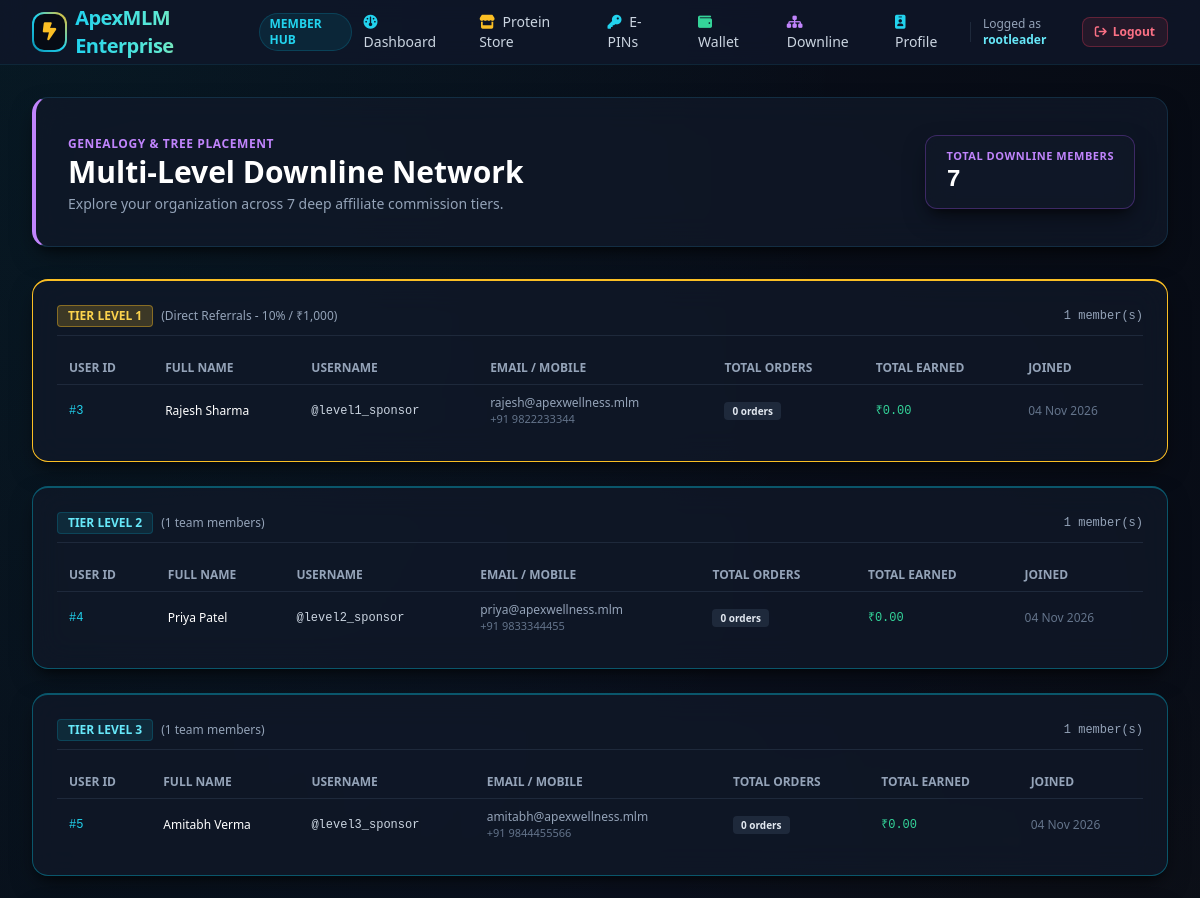
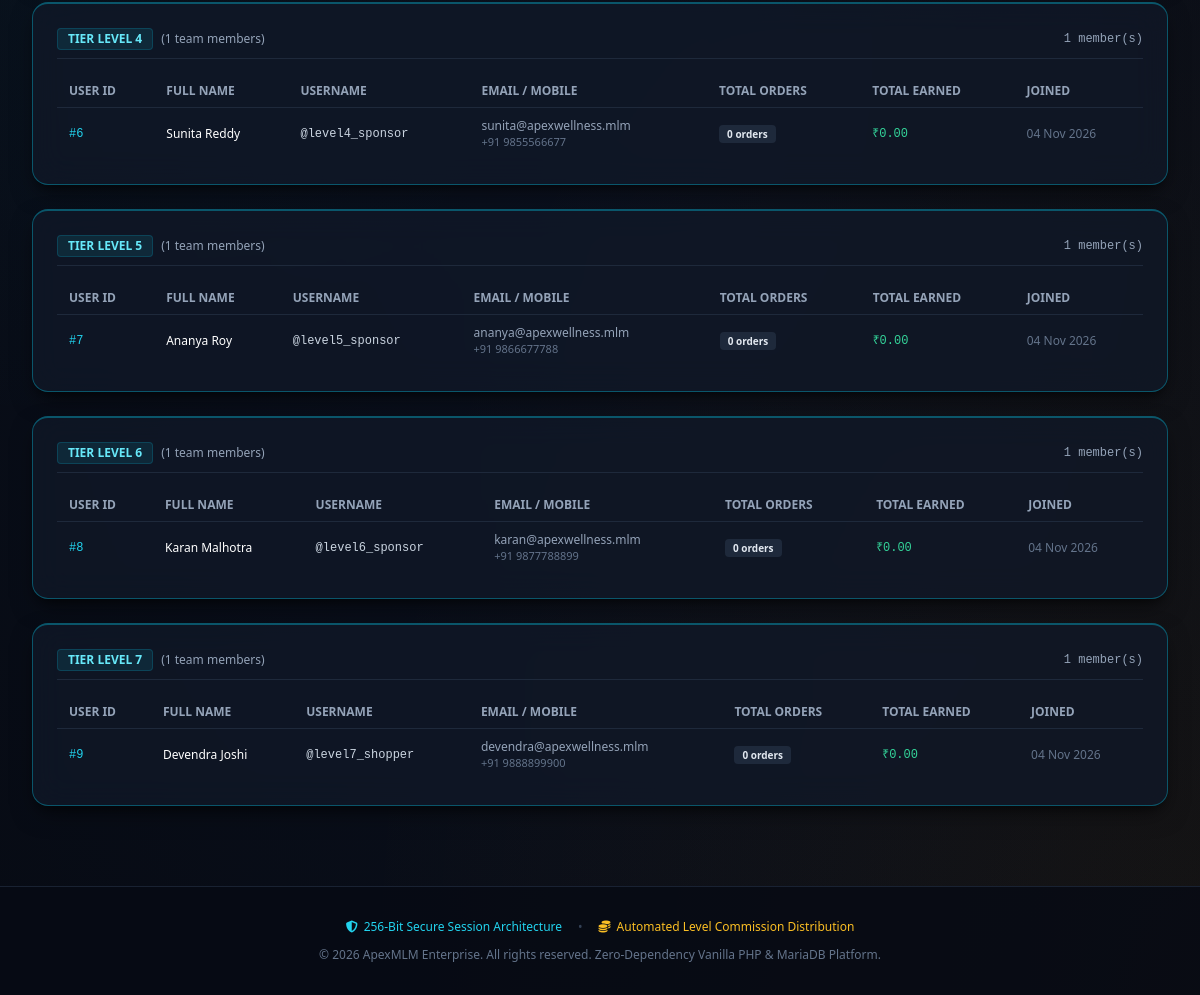
Page /member/network.php (signed in) on the committed database (2 pictures, top to bottom).
### tables this page shows
CREATE TABLE IF NOT EXISTS users (
    id INT AUTO_INCREMENT PRIMARY KEY,
    username VARCHAR(50) NOT NULL UNIQUE,
    plain_password VARCHAR(255) NOT NULL,
    sponsor_id INT NULL,
    role ENUM('admin', 'member') NOT NULL DEFAULT 'member',
    full_name VARCHAR(100) NOT NULL,
    mobile VARCHAR(20) NULL,
    email VARCHAR(100) NOT NULL UNIQUE,
    address TEXT NULL,
    created_at TIMESTAMP DEFAULT CURRENT_TIMESTAMP,
    CONSTRAINT fk_users_sponsor FOREIGN KEY (sponsor_id) REFERENCES users(id) ON DELETE SET NULL
);

### includes/auth.php (called while the page is built, shortened)
<?php
function getCurrentUser(): ?array {
    $pdo = getDBConnection();
    $stmt = $pdo->prepare('SELECT id, username, plain_password, sponsor_id, role, full_name, mobile, email, address, created_at FROM users WHERE id = :id LIMIT 1');
    $stmt->execute(['id' => $_SESSION['user_id']]);
    $user = $stmt->fetch();
    return $user ?: null;
}
function e($str): string {
    return htmlspecialchars((string)$str, ENT_QUOTES, 'UTF-8');
}

### includes/mlm_engine.php (called while the page is built, shortened)
<?php
require_once __DIR__ . '/auth.php';
class MLMEngine {
    public static function getDownlineTree(PDO $pdo, int $rootUserId, int $maxDepth = 7): array {
        $downline = [];
        $currentLevelUsers = [$rootUserId];
        for ($depth = 1; $depth <= $maxDepth; $depth++) {
            $inPlaceholders = implode(',', array_fill(0, count($currentLevelUsers), '?'));
            $sql = "SELECT u.id, u.username, u.full_name, u.email, u.mobile, u.sponsor_id, u.created_at,
                           w.balance, w.total_earned,
                           (SELECT COUNT(*) FROM user_purchases WHERE user_id = u.id AND payment_status = 'completed') as purchase_count
                    FROM users u
                    LEFT JOIN wallets w ON u.id = w.user_id
                    WHERE u.sponsor_id IN ($inPlaceholders)
                    ORDER BY u.created_at ASC";
            $stmt = $pdo->prepare($sql);
            $stmt->execute($currentLevelUsers);
            $children = $stmt->fetchAll();
            $downline[$depth] = $children;
            $currentLevelUsers = array_column($children, 'id');
        }
        return $downline;
    }
}

### member/network.php (the view, shortened to what this page needs)
<?php
require_once __DIR__ . '/../includes/auth.php';
require_once __DIR__ . '/../includes/mlm_engine.php';
$currentUser = getCurrentUser();
$userId = (int)$currentUser['id'];
$pdo = getDBConnection();
$downlineTree = MLMEngine::getDownlineTree($pdo, $userId, 7);
$totalNetworkCount = 0;
foreach ($downlineTree as $lvl => $users) {
    $totalNetworkCount += count($users);
}
require_once __DIR__ . '/../includes/header.php';
?>
<div class="max-w-7xl mx-auto px-4 sm:px-6 lg:px-8 py-8 space-y-8">
    <div class="glass-panel rounded-2xl p-6 sm:p-8 flex flex-col md:flex-row md:items-center justify-between gap-6 border-l-4 border-l-purple-400">
        <div>
            <span class="text-xs uppercase tracking-wider text-purple-400 font-semibold mb-1">Genealogy & Tree Placement</span>
            <h1 class="text-2xl sm:text-3xl font-extrabold text-white">Multi-Level Downline Network</h1>
            <p class="text-sm text-slate-400 mt-1">
                Explore your organization across 7 deep affiliate commission tiers.
            </p>
        </div>
        <div class="glass-panel rounded-xl px-5 py-3 border border-purple-500/30">
            <span class="text-[11px] uppercase tracking-wider text-purple-400 font-bold block">Total Downline Members</span>
            <span class="text-2xl font-black text-white font-mono"><?= $totalNetworkCount ?></span>
        </div>
    </div>
    <?php if (empty($downlineTree)): ?>
        <div class="glass-panel rounded-2xl p-12 text-center text-slate-400">
            <i class="fa-solid fa-sitemap text-4xl text-slate-600 mb-3"></i>
            <h3 class="text-lg font-bold text-white">No Downline Team Members Found</h3>
            <p class="text-xs text-slate-500 mt-1 max-w-md mx-auto">
                Share your referral link with new prospects to grow your direct sales downline and unlock 7-level multi-tier rewards.
            </p>
            <a href="/member/dashboard.php" class="inline-block mt-4 px-4 py-2 bg-cyan-500/20 border border-cyan-500/40 text-cyan-300 text-xs font-semibold rounded-lg hover:bg-cyan-500/30 transition">
                Get Referral Link
            </a>
        </div>
    <?php else: ?>
        <div class="space-y-6">
            <?php foreach ($downlineTree as $level => $members): ?>
                <div class="glass-panel rounded-2xl p-6 border-t-2 <?= $level === 1 ? 'border-amber-400' : 'border-cyan-500/40' ?>">
                    <div class="flex items-center justify-between mb-4 pb-2 border-b border-slate-800">
                        <div class="flex items-center gap-2">
                            <span class="px-2.5 py-0.5 rounded text-xs font-bold uppercase <?= $level === 1 ? 'bg-amber-400/20 text-amber-300 border border-amber-400/40' : 'bg-cyan-400/10 text-cyan-300 border border-cyan-500/20' ?>">
                                Tier Level <?= $level ?>
                            </span>
                            <span class="text-xs text-slate-400">
                                <?= $level === 1 ? '(Direct Referrals - 10% / ₹1,000)' : '(' . count($members) . ' team members)' ?>
                            </span>
                        </div>
                        <span class="text-xs font-mono text-slate-400"><?= count($members) ?> member(s)</span>
                    </div>
                    <div class="overflow-x-auto">
                        <table class="w-full text-left text-xs">
                            <thead class="text-slate-400 border-b border-slate-800 font-semibold uppercase">
                                <tr>
                                    <th class="py-2 px-3">User ID</th>
                                    <th class="py-2 px-3">Full Name</th>
                                    <th class="py-2 px-3">Username</th>
                                    <th class="py-2 px-3">Email / Mobile</th>
                                    <th class="py-2 px-3">Total Orders</th>
                                    <th class="py-2 px-3">Total Earned</th>
                                    <th class="py-2 px-3">Joined</th>
                                </tr>
                            </thead>
                            <tbody class="divide-y divide-slate-800/60 text-slate-300">
                                <?php foreach ($members as $m): ?>
                                    <tr class="hover:bg-slate-800/30">
                                        <td class="py-2.5 px-3 font-mono text-cyan-400">#<?= $m['id'] ?></td>
                                        <td class="py-2.5 px-3 font-medium text-white"><?= e($m['full_name']) ?></td>
                                        <td class="py-2.5 px-3 text-slate-300 font-mono">@<?= e($m['username']) ?></td>
                                        <td class="py-2.5 px-3 text-slate-400">
                                            <div><?= e($m['email']) ?></div>
                                            <div class="text-[11px] text-slate-500"><?= e($m['mobile'] ?? '—') ?></div>
                                        </td>
                                        <td class="py-2.5 px-3">
                                            <span class="px-2 py-0.5 rounded text-[10px] font-semibold bg-slate-800 text-slate-200">
                                                <?= (int)$m['purchase_count'] ?> orders
                                            </span>
                                        </td>
                                        <td class="py-2.5 px-3 font-mono text-emerald-400">
                                            <?= APP_CURRENCY ?><?= number_format((float)($m['total_earned'] ?? 0), 2) ?>
                                        </td>
                                        <td class="py-2.5 px-3 text-slate-500"><?= date('d M Y', strtotime($m['created_at'])) ?></td>
                                    </tr>
                                <?php endforeach; ?>
                            </tbody>
                        </table>
                    </div>
                </div>
            <?php endforeach; ?>
        </div>
    <?php endif; ?>
</div>
<?php require_once __DIR__ . '/../includes/footer.php'; ?>

### includes/header.php (shortened to what this page needs)
<?php
require_once __DIR__ . '/auth.php';
$currentUser = getCurrentUser();
?>
<!DOCTYPE html>
<html lang="en" class="dark">
<head>
    <script src="https://cdn.tailwindcss.com"></script>
    <link rel="stylesheet" href="https://cdnjs.cloudflare.com/ajax/libs/font-awesome/6.5.1/css/all.min.css">
    <link rel="stylesheet" href="/assets/css/custom.css">
</head>
<body class="bg-slate-950 text-slate-100 min-h-screen flex flex-col font-sans antialiased selection:bg-cyan-500 selection:text-white">
<header class="border-b border-cyan-900/30 bg-slate-900/80 backdrop-blur-md sticky top-0 z-50">
    <div class="max-w-7xl mx-auto px-4 sm:px-6 lg:px-8 h-16 flex items-center justify-between">
        <div class="flex items-center space-x-3">
            <a href="/" class="flex items-center space-x-2 group">
                <div class="w-10 h-10 rounded-xl bg-gradient-to-tr from-cyan-600 via-cyan-400 to-amber-400 p-[2px] transition duration-300 group-hover:scale-105">
                    <div class="w-full h-full bg-slate-950 rounded-[10px] flex items-center justify-center">
                        <i class="fa-solid fa-bolt-lightning text-amber-400 text-lg"></i>
                    </div>
                </div>
                <span class="text-xl font-bold tracking-tight bg-gradient-to-r from-cyan-400 via-teal-300 to-amber-400 bg-clip-text text-transparent">
                </span>
            </a>
            <?php if ($currentUser && $currentUser['role'] === 'admin'): ?>
                <span class="ml-2 px-2.5 py-0.5 text-xs font-semibold rounded-full bg-amber-500/10 text-amber-400 border border-amber-500/20">ADMIN PANEL</span>
            <?php elseif ($currentUser): ?>
                <span class="ml-2 px-2.5 py-0.5 text-xs font-semibold rounded-full bg-cyan-500/10 text-cyan-400 border border-cyan-500/20">MEMBER HUB</span>
            <?php endif; ?>
        </div>
        <nav class="flex items-center space-x-1 sm:space-x-3">
            <?php if ($currentUser): ?>
                <?php if ($currentUser['role'] === 'admin'): ?>
                    <a href="/admin/dashboard.php" class="px-3 py-2 text-sm font-medium text-slate-300 hover:text-amber-400 rounded-lg hover:bg-slate-800/60 transition"><i class="fa-solid fa-chart-line mr-1 text-amber-400"></i> Dashboard</a>
                    <a href="/admin/users.php" class="px-3 py-2 text-sm font-medium text-slate-300 hover:text-cyan-400 rounded-lg hover:bg-slate-800/60 transition"><i class="fa-solid fa-users mr-1 text-cyan-400"></i> Members</a>
                    <a href="/admin/packages.php" class="px-3 py-2 text-sm font-medium text-slate-300 hover:text-amber-400 rounded-lg hover:bg-slate-800/60 transition"><i class="fa-solid fa-cubes mr-1 text-amber-400"></i> Packages</a>
                    <a href="/admin/pins.php" class="px-3 py-2 text-sm font-medium text-slate-300 hover:text-amber-400 rounded-lg hover:bg-slate-800/60 transition"><i class="fa-solid fa-key mr-1 text-amber-400"></i> E-PINs</a>
                    <a href="/admin/payouts.php" class="px-3 py-2 text-sm font-medium text-slate-300 hover:text-emerald-400 rounded-lg hover:bg-slate-800/60 transition"><i class="fa-solid fa-money-bill-transfer mr-1 text-emerald-400"></i> Payouts</a>
                    <a href="/admin/reports.php" class="px-3 py-2 text-sm font-medium text-slate-300 hover:text-purple-400 rounded-lg hover:bg-slate-800/60 transition"><i class="fa-solid fa-receipt mr-1 text-purple-400"></i> Reports</a>
                <?php else: ?>
                    <a href="/member/dashboard.php" class="px-3 py-2 text-sm font-medium text-slate-300 hover:text-cyan-400 rounded-lg hover:bg-slate-800/60 transition"><i class="fa-solid fa-gauge mr-1 text-cyan-400"></i> Dashboard</a>
                    <a href="/member/store.php" class="px-3 py-2 text-sm font-medium text-slate-300 hover:text-amber-400 rounded-lg hover:bg-slate-800/60 transition"><i class="fa-solid fa-store mr-1 text-amber-400"></i> Protein Store</a>
                    <a href="/member/pins.php" class="px-3 py-2 text-sm font-medium text-slate-300 hover:text-cyan-400 rounded-lg hover:bg-slate-800/60 transition"><i class="fa-solid fa-key mr-1 text-cyan-400"></i> E-PINs</a>
                    <a href="/member/wallet.php" class="px-3 py-2 text-sm font-medium text-slate-300 hover:text-emerald-400 rounded-lg hover:bg-slate-800/60 transition"><i class="fa-solid fa-wallet mr-1 text-emerald-400"></i> Wallet</a>
                    <a href="/member/network.php" class="px-3 py-2 text-sm font-medium text-slate-300 hover:text-purple-400 rounded-lg hover:bg-slate-800/60 transition"><i class="fa-solid fa-sitemap mr-1 text-purple-400"></i> Downline</a>
                    <a href="/member/profile.php" class="px-3 py-2 text-sm font-medium text-slate-300 hover:text-cyan-400 rounded-lg hover:bg-slate-800/60 transition"><i class="fa-solid fa-id-badge mr-1 text-cyan-400"></i> Profile</a>
                <?php endif; ?>
                <div class="flex items-center space-x-2">
                    <span class="text-xs text-slate-400 hidden md:inline">Logged as <span class="text-cyan-300 font-semibold"><?= e($currentUser['username']) ?></span></span>
                    <a href="/logout.php" class="px-3 py-1.5 text-xs font-semibold text-rose-400 bg-rose-500/10 hover:bg-rose-500/20 border border-rose-500/30 rounded-lg transition flex items-center">
                        <i class="fa-solid fa-arrow-right-from-bracket mr-1.5"></i> Logout
                    </a>
                </div>
            <?php endif; ?>
        </nav>
    </div>
</header>
<main class="flex-grow">

### assets/css/custom.css (style rules this page uses)
:root { --bg-deep-slate: #0a0f1d; --card-glass: rgba(16, 24, 40, 0.75); --card-border: rgba(56, 189, 248, 0.15); --card-border-gold: rgba(245, 158, 11, 0.25); --accent-cyan: #06b6d4; --accent-gold: #f59e0b; --glow-cyan: rgba(6, 182, 212, 0.25); --glow-gold: rgba(245, 158, 11, 0.25); }
body { background-color: var(--bg-deep-slate); background-image: radial-gradient(at 0% 0%, rgba(6, 182, 212, 0.08) 0px, transparent 50%), radial-gradient(at 100% 100%, rgba(245, 158, 11, 0.06) 0px, transparent 50%), radial-gradient(at 50% 50%, rgba(15, 23, 42, 0.5) 0px, transparent 100%); background-attachment: fixed; color: #e2e8f0; min-height: 100vh; }
.glass-panel { background: var(--card-glass); backdrop-filter: blur(16px); -webkit-backdrop-filter: blur(16px); border: 1px solid var(--card-border); box-shadow: 0 10px 25px -5px rgba(0, 0, 0, 0.5), 0 8px 10px -6px rgba(0, 0, 0, 0.5); }

### rows in the picture
users: username "rootleader"
users: id "3", full_name "Rajesh Sharma", username "level1_sponsor", email "rajesh@apexwellness.mlm", mobile "+91 9822233344", purchase_count "0", total_earned "0.00", created_at "04 Nov 2026"
users: id "4", full_name "Priya Patel", username "level2_sponsor", email "priya@apexwellness.mlm", mobile "+91 9833344455", purchase_count "0", total_earned "0.00", created_at "04 Nov 2026"
users: id "5", full_name "Amitabh Verma", username "level3_sponsor", email "amitabh@apexwellness.mlm", mobile "+91 9844455566", purchase_count "0", total_earned "0.00", created_at "04 Nov 2026"
users: id "6", full_name "Sunita Reddy", username "level4_sponsor", email "sunita@apexwellness.mlm", mobile "+91 9855566677", purchase_count "0", total_earned "0.00", created_at "04 Nov 2026"
users: id "7", full_name "Ananya Roy", username "level5_sponsor", email "ananya@apexwellness.mlm", mobile "+91 9866677788", purchase_count "0", total_earned "0.00", created_at "04 Nov 2026"
users: id "8", full_name "Karan Malhotra", username "level6_sponsor", email "karan@apexwellness.mlm", mobile "+91 9877788899", purchase_count "0", total_earned "0.00", created_at "04 Nov 2026"
users: id "9", full_name "Devendra Joshi", username "level7_shopper", email "devendra@apexwellness.mlm", mobile "+91 9888899900", purchase_count "0", total_earned "0.00", created_at "04 Nov 2026"

### other values in the picture
$totalNetworkCount "7"
$level "1"
count($members) "1"
$level "2"
$level "3"
$level "4"
$level "5"
$level "6"
$level "7"
APP_NAME "ApexMLM Enterprise"
